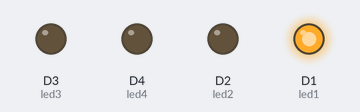
Bench run of a sketch on a simulated ESP8266 (NodeMCU). On the bench: output pins drawn as LEDs (lit = HIGH).

Above: at 0.2 s.
At 1.2 s:
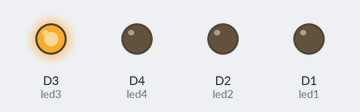
At 2.7 s:
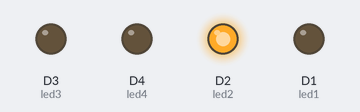
At 3.7 s:
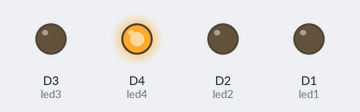
Timing chart, 0 to 4.6 s (numbered marks = the images above):
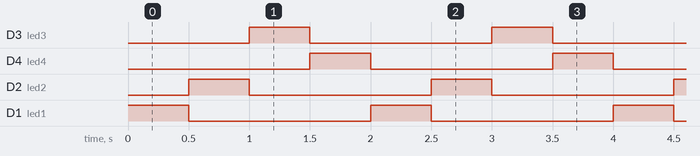

The sketch:

01_LED_Module.ino
```cpp
// Define pins for the LEDs
const int led1 = D1;
const int led2 = D2;
const int led3 = D3;
const int led4 = D4;

void setup() {
  // Set LED pins as output
  pinMode(led1, OUTPUT);
  pinMode(led2, OUTPUT);
  pinMode(led3, OUTPUT);
  pinMode(led4, OUTPUT);
}

void loop() {
  // Turn LEDs on and off in sequence
  digitalWrite(led1, HIGH); // Turn LED 1 ON
  delay(500);               // Wait for 500ms
  digitalWrite(led1, LOW);  // Turn LED 1 OFF

  digitalWrite(led2, HIGH); // Turn LED 2 ON
  delay(500);               // Wait for 500ms
  digitalWrite(led2, LOW);  // Turn LED 2 OFF

  digitalWrite(led3, HIGH); // Turn LED 3 ON
  delay(500);               // Wait for 500ms
  digitalWrite(led3, LOW);  // Turn LED 3 OFF

  digitalWrite(led4, HIGH); // Turn LED 4 ON
  delay(500);               // Wait for 500ms
  digitalWrite(led4, LOW);  // Turn LED 4 OFF
}
```

Measured:
- by itself, D3 (led3), D4 (led4), D2 (led2), D1 (led1): alternates HIGH for 0.50 s and LOW for 1.5 s
- by itself, everything shown: repeats every 2.0 s, in 5 steps
